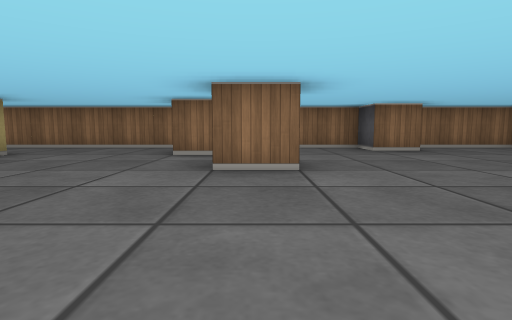
view 1 (above)

15 first-person views from a walk through a cub3D maze. The camera is about half as high as the walls, tilts 6° down and sees 80° across. The floor is counted in squares. Each view is taken from the middle of a square. On the plan, view 1 faces up. The plan holds only what a view shows up to about 9 squares ahead; the rest is blank.

view 2
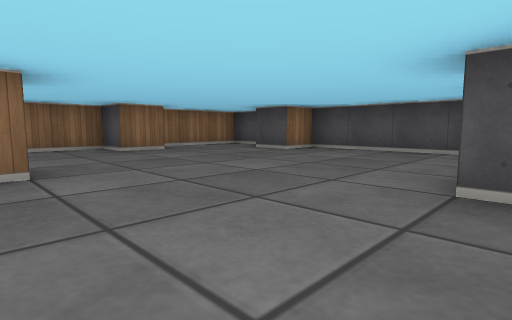

view 3
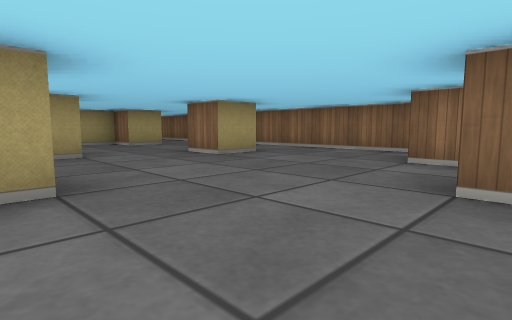

view 4
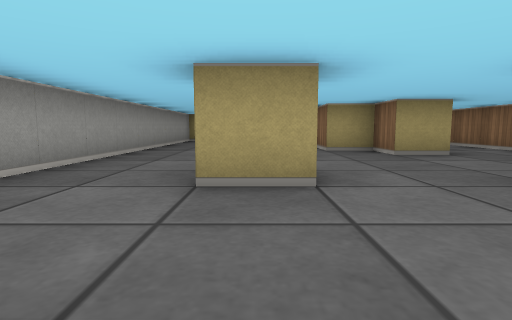

view 5
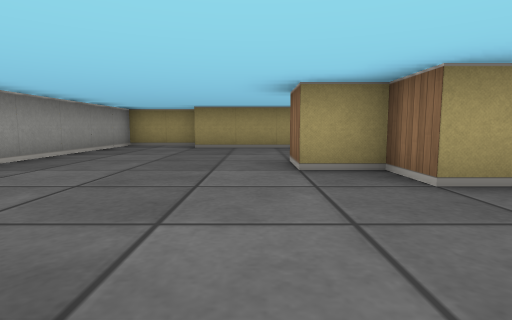

view 6
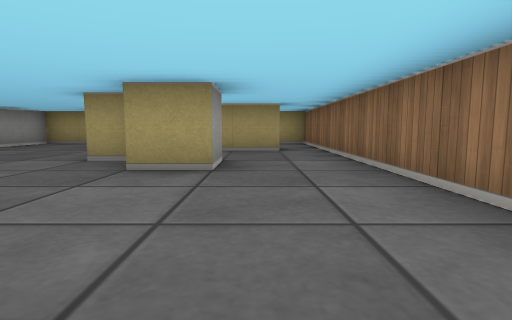

view 7
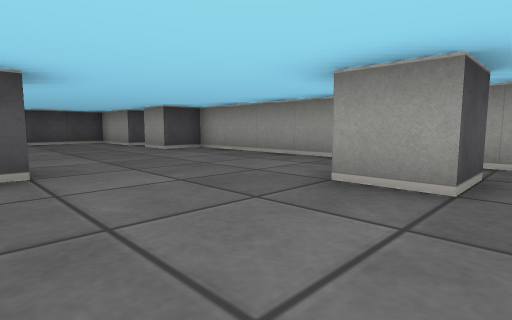

view 8
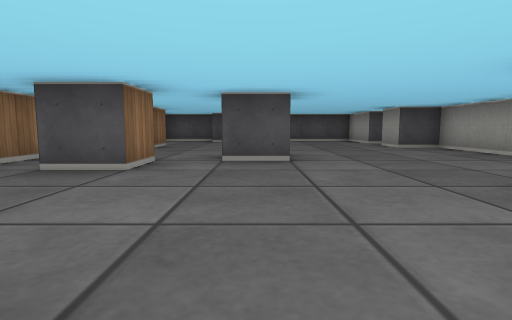

view 9
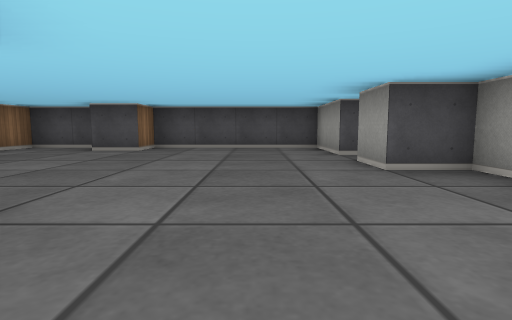

view 10
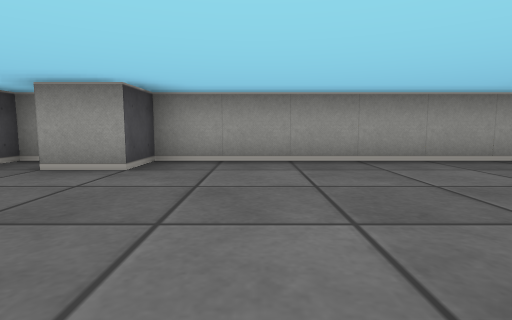

view 11
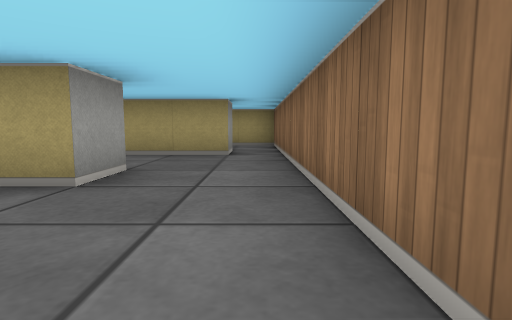

view 12
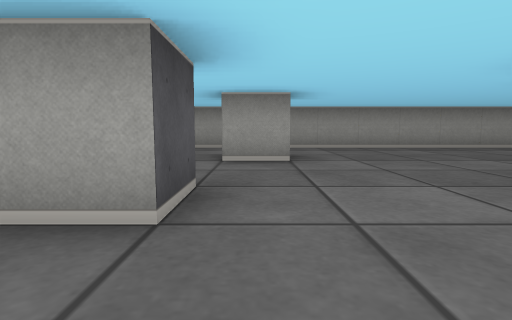

view 13
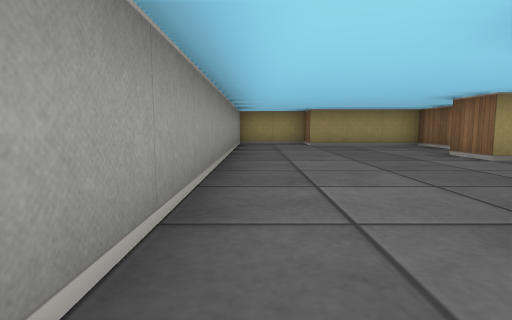

view 14
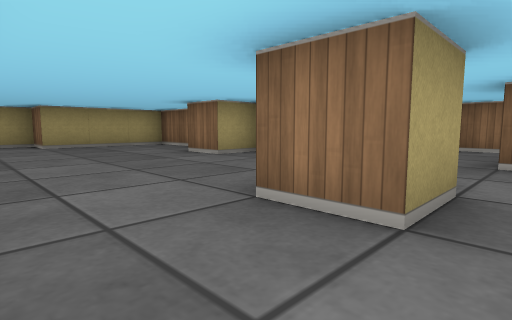

view 15
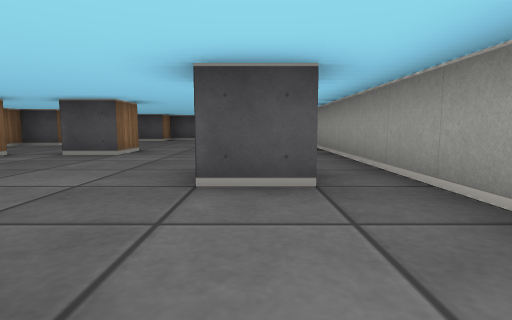

### Floor plan
Ten units are one square. View 1 is at (0, 0); x grows to the right and y downward. Boxes are objects, and circles mark ways between rooms. Rooms are numbered by the first view taken in them; rooms with no view inside come last. Other rooms are left out.
<svg viewBox="-150 -80 220 90">
<path fill="none" stroke="#000" d="M-45 -45 -55 -45 -55 -55 -45 -55 -45 -45M-35 -4 -35 -15 -25 -15 -25 -11M-5 -55 -15 -55 -15 -65M-66 -25 -55 -25 -55 -15 -65 -15M6 -35 -5 -35 -5 -45M-95 -55 -85 -55 -85 -45 -95 -45 -95 -35 -105 -35M36 -65 25 -65 25 -75 -105 -75M45 5 45 -5 65 -5 65 -45 55 -45 55 -55M-115 -55 -115 -46M-120 -45 -135 -45 -135 -15 -145 -15 -145 5 25 5 25 -5 35 -5M65 -60 65 -75 40 -75M-125 -65 -115 -65 -115 -55M-105 -75 -145 -75 -145 -62"/>
<circle cx="-110" cy="-50" r="3" fill="#2a7"/>
<circle cx="-95" cy="-65" r="3" fill="#2a7"/>
<text x="-30" y="-30">1</text>
<text x="-130" y="-70">2</text>
</svg>
Room 1 opens to room 2.

Where each view was taken, in squares from view 1:
view 1: 0 up, 0 right, facing up
view 2: 0 up, 0 right, facing up-right
view 3: 1 up, 0 right, facing up-left
view 4: 2 up, 3 left, facing left
view 5: 3 up, 6 left, facing left
view 6: 6 up, 5 left, facing left
view 7: 4 up, 4 left, facing down-right
view 8: 4 up, 5 left, facing right
view 9: 2 up, 1 left, facing right
view 10: 4 up, 1 right, facing down
view 11: 7 up, 6 left, facing left
view 12: 7 up, 6 left, facing down
view 13: 0 up, 5 left, facing left
view 14: 0 up, 5 left, facing up-left
view 15: 1 up, 6 left, facing right
